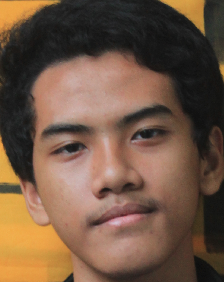
#> input picture facial_detection/jauhar.png, 224 x 282 px
$ jupyter execute face.ipynb   (older library calls are emulated)
#> lines starting #> are read from the running program, lines starting #| are printed output that depends on the picture; after the words box and inside, x2 and y2 are one past the last pixel; in counts of white or black regions, pixels touching at a corner belong together
[cell 1]
import cv2
import numpy as np
import matplotlib.pyplot as plt

[cell 2]
img = cv2.imread('jauhar.png')
#> img is the input picture: shape (282, 224, 3); mean B, G, R 67.7, 86.5, 113.2
img = cv2.cvtColor(img, cv2.COLOR_BGR2RGB)

img_r = cv2.imread('jauhar2.png')
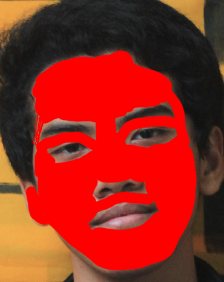
#> input picture facial_detection/jauhar2.png, 224 x 282 px
#> img_r is the input picture: shape (282, 224, 3); mean B, G, R 27.7, 39.6, 149.3
img_r = cv2.cvtColor(img_r, cv2.COLOR_BGR2RGB)

plt.figure(figsize=(10,10))
plt.imshow(img)
plt.show()

plt.figure(figsize=(10,10))
plt.imshow(img_r)
plt.show()

dapetin warna-warna apa aja yang ada di wajah

[cell 3]
color_ranges = []
height, width, _ = img.shape
#> height = 282; width = 224
for y in range(height):
    for x in range(width):
        if img_r[y][x][0] > 240 and img_r[y][x][1] < 10 and img_r[y][x][2] < 10:
            color_ranges += [img[y][x]]
#> after the loop, color_ranges = 23516 items
color_ranges = np.array(color_ranges)

ambil 4 warna yang paling mewakili wajah

[cell 4]
from sklearn.cluster import KMeans
kmeans = KMeans(n_clusters=4, random_state=0).fit(color_ranges)
color_representation = kmeans.cluster_centers_.astype(np.int)
#> color_representation = [[143, 103, 85], [195, 156, 143], [99, 72, 56], [177, 131, 110]]

tiap pixel, cari jarak terpendek ke salah satu warna yang mewakili wajah

[cell 5]
img = cv2.imread('test6.png')
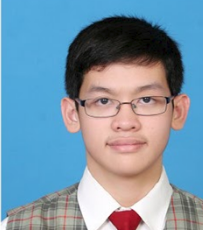
#> input picture facial_detection/test6.png, 203 x 230 px
#> img is the input picture: shape (230, 203, 3); mean B, G, R 167.6, 148.6, 121.9
img = cv2.cvtColor(img, cv2.COLOR_BGR2RGB)
img = cv2.resize(img, (224, 282))
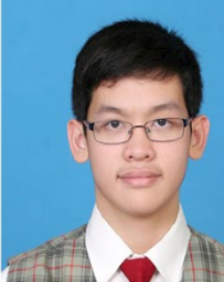
#> img: shape (282, 224, 3); mean R, G, B 121.9, 148.5, 167.5

height, width, _ = img.shape

img_t = np.zeros((img.shape[0], img.shape[1]))
for y in range(height):
    for x in range(width):
        diff = np.repeat(
            np.array([img[y][x]]),
            len(color_representation),
            axis=0
        ) - color_representation
        diff = np.min(np.linalg.norm(diff, axis=1)) / 390.0
        img_t[y][x] = int(diff * 255.0)
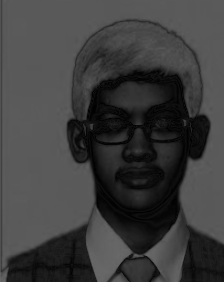
#> img_t: shape (282, 224) float64; min 0, max 104, mean 61.9
# kasih threshold
img_t = np.heaviside(img_t.astype(float) - 10, 0)
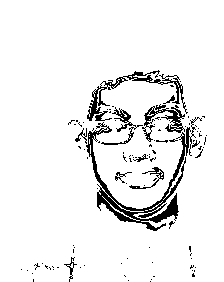
#> img_t: shape (282, 224) float64; values 0 (black) and 1 (white), 93.1% white; black in thin lines or dots, all inside (x1, y1, x2, y2) = (21, 70, 207, 282)

plt.figure(figsize=(10,10))
plt.imshow(img_t, cmap='gray')
plt.show()

[cell 6]
img_g = img.copy()
for y in range(height):
    for x in range(width):
        if img_t[y][x] < 1:
            img_g[y][x][1] = 255
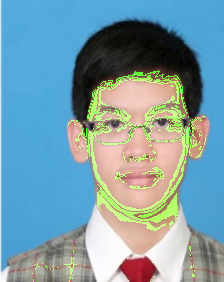
#> img_g: shape (282, 224, 3); 6.87% of pixels changed, all inside (x1, y1, x2, y2) = (21, 70, 207, 282)

plt.figure(figsize=(10,10))
plt.imshow(img_g)
plt.show()

hitung jumlah titik hitam di tiap kolom dan baris, cari kolom & baris mana aja yang banyak titik hitamnya

[cell 7]
sum_per_col = np.sum(1 - img_t, axis=0).astype(np.int)
#> sum_per_col = 224 values, max 78 at index 176, min 0 at index 0, mean 19.37
sum_per_row = np.sum(1 - img_t, axis=1).astype(np.int)
#> sum_per_row = 282 values, max 57 at index 117, min 0 at index 0, mean 15.39

col = np.repeat(np.arange(len(sum_per_col)), sum_per_col)
#> col = 4339 values from 21 to 206
row = np.repeat(np.arange(len(sum_per_row)), sum_per_row)
#> row = 4339 values from 70 to 281

col_mean, col_var = np.mean(col), np.sqrt(np.var(col))
#> col_mean = 139.1; col_var = 34.59
row_mean, row_var = np.mean(row), np.sqrt(np.var(row))
#> row_mean = 155.5; row_var = 49.72

dense_col = np.heaviside(sum_per_col - col_mean + col_var, 0)
#> dense_col = 224 values from 0 to 0
dense_row = np.heaviside(sum_per_row - row_mean + row_var, 0)
#> dense_row = 282 values from 0 to 0

_, (plt1, plt2) = plt.subplots(1, 2, figsize=(20, 2))
plt1.scatter(np.arange(len(sum_per_col)), sum_per_col)
plt2.scatter(np.arange(len(sum_per_row)), sum_per_row)

def gaussian(x, mu, sig):
    return np.exp(-np.power(x - mu, 2.) / (2 * np.power(sig, 2.)))
plt1.scatter(np.arange(len(sum_per_col)), gaussian(np.arange(len(sum_per_col)), col_mean, col_var) * 100)
plt2.scatter(np.arange(len(sum_per_row)), gaussian(np.arange(len(sum_per_row)), row_mean, row_var) * 100)

plt.show()
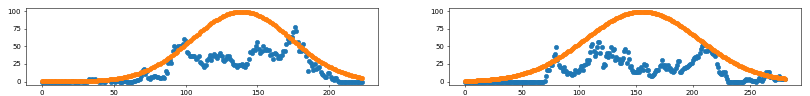
#> figure drawn by matplotlib, 2 panels

[cell 8]
upper_bound = (int(col_mean - 2 * col_var), int(row_mean - 2 * row_var))
#> upper_bound = (69, 56)
lower_bound = (int(col_mean + 2 * col_var), int(row_mean + 2 *row_var))
#> lower_bound = (208, 254)

img_c = img.copy()
cv2.rectangle(img_c, upper_bound, lower_bound, (255,0,0))
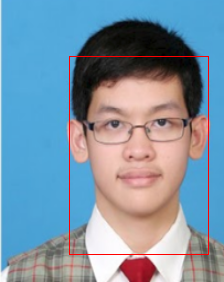
#> img_c: shape (282, 224, 3); 1.07% of pixels changed, all inside (x1, y1, x2, y2) = (69, 56, 209, 255)

plt.figure(figsize=(10,10))
plt.imshow(img_c)
plt.show()
